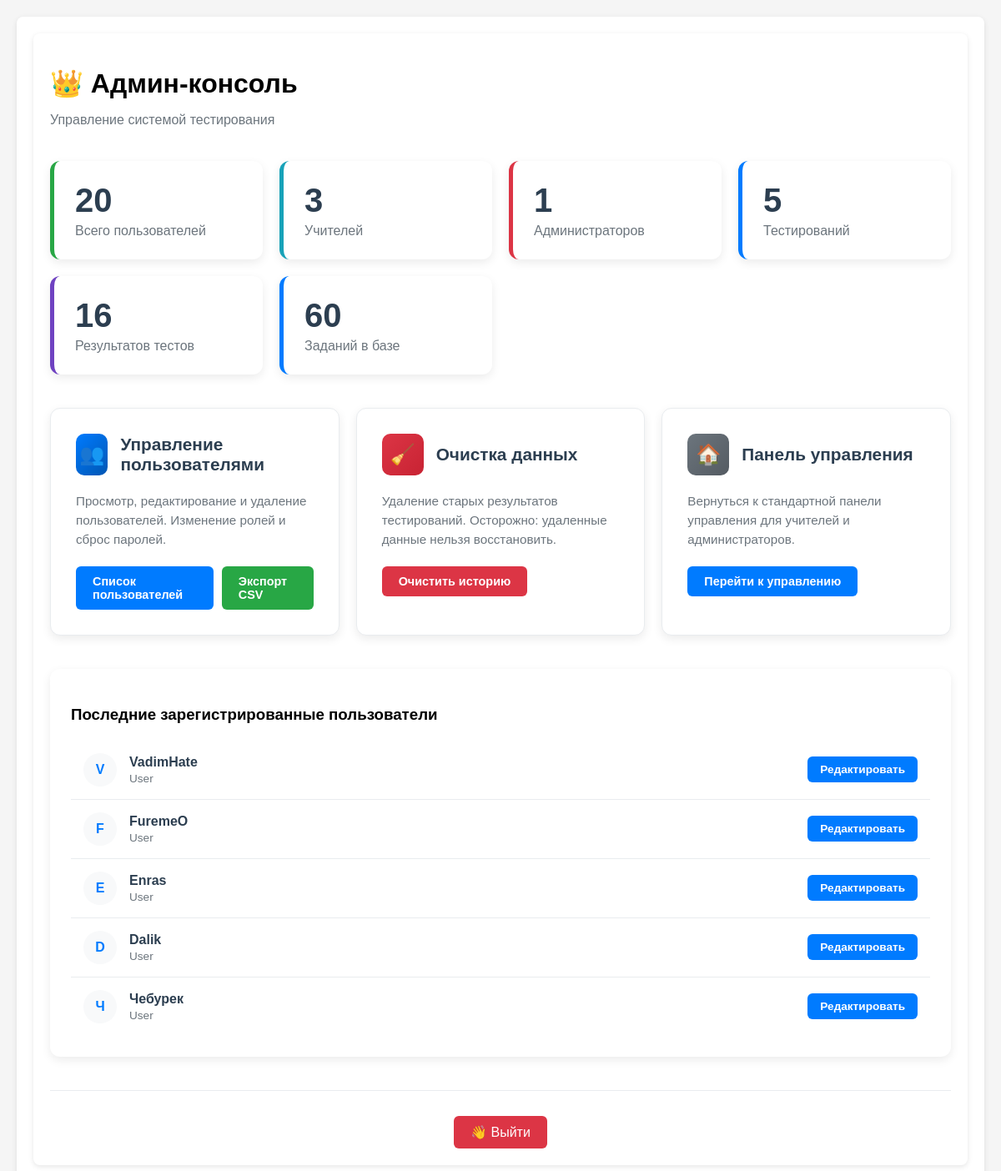
Page /cons (signed in) on the committed database.
### app.py (models this page shows, shortened)
class User(db.Model, UserMixin):
    __tablename__ = 'Users'
    id =  db.Column(db.Integer, primary_key=True)
    username = db.Column(db.String(64), unique=True, nullable=False)
    password_hash = db.Column(db.String(64), nullable=False)
    privileges = db.Column(db.Integer, default = 0)
    def __repr__(self):
        return f'<User {self.username}>'
    @property
    def is_admin(self):
        return self.privileges
    @property
    def role_name(self):
        roles = {
            0: 'user',
            1: 'teacher',
            2: 'admin'
        }
        return roles.get(self.privileges, 'unknown')

### app.py (the view)
@app.route('/cons')
def cons():
    if not check_admin():
        return redirect(url_for('ErAuth'))
    total_users = User.query.count()
    total_teachers = User.query.filter_by(privileges=1).count()
    total_admins = User.query.filter_by(privileges=2).count()
    total_messages = Message.query.count()
    total_groups = Group.query.count()
    total_lessons = Lesson.query.count()
    total_testings = Testing.query.count()
    total_results = Result.query.count()
    N = 5
    recent_users = User.query.order_by(User.id.desc()).limit(N).all()
    return render_template(con + 'cons.html',
                           total_users=total_users,
                           total_teachers=total_teachers,
                           total_admins=total_admins,
                           total_messages=total_messages,
                           total_groups=total_groups,
                           total_lessons=total_lessons,
                           total_testings=total_testings,
                           total_results=total_results,
                           recent_users=recent_users)

### app.py (called while the page is built)
@login_manager.user_loader
def load_user(user_id):
    return User.query.get(int(user_id))

def check_admin():
    curent_user = User.query.filter(
        User.username.ilike(
            session.get('curent_user')
        )
    ).first()
    print("DEBUD: curent user-admin is", curent_user)
    print("DEBUG: curent user-admin privileges -", curent_user.is_admin)
    if not curent_user or curent_user.role_name != 'admin':
        return False
    else:
        return True

### templates/console_dir/cons.html (shortened to what this page needs)
{% extends 'base.html' %}
{% block content %}
<div class="container">
    <div style="margin-bottom: 40px;">
        <h1 style="margin-bottom: 10px;">👑 Админ-консоль</h1>
        <p style="color: #6c757d;">Управление системой тестирования</p>
    </div>
    <div class="admin-stats-grid">
        <div class="stat-card users">
            <div class="stat-value">{{ total_users }}</div>
            <div class="stat-label">Всего пользователей</div>
        </div>
        <div class="stat-card teachers">
            <div class="stat-value">{{ total_teachers }}</div>
            <div class="stat-label">Учителей</div>
        </div>
        <div class="stat-card admins">
            <div class="stat-value">{{ total_admins }}</div>
            <div class="stat-label">Администраторов</div>
        </div>
        <div class="stat-card">
            <div class="stat-value">{{ total_testings }}</div>
            <div class="stat-label">Тестирований</div>
        </div>
        <div class="stat-card data">
            <div class="stat-value">{{ total_results }}</div>
            <div class="stat-label">Результатов тестов</div>
        </div>
        <div class="stat-card">
            <div class="stat-value">{{ total_messages }}</div>
            <div class="stat-label">Заданий в базе</div>
        </div>
    </div>
    <div class="admin-menu">
        <div class="admin-card">
            <div class="admin-card-header">
                <div class="admin-card-icon">👥</div>
                <h3 class="admin-card-title">Управление пользователями</h3>
            </div>
            <p class="admin-card-description">
                Просмотр, редактирование и удаление пользователей. Изменение ролей и сброс паролей.
            </p>
            <div class="admin-card-actions">
                <a href="{{ url_for('console_users') }}" class="admin-btn">Список пользователей</a>
                <a href="{{ url_for('export_users_csv') }}" class="admin-btn success">Экспорт CSV</a>
            </div>
        </div>
        <div class="admin-card">
            <div class="admin-card-header">
                <div class="admin-card-icon" style="background: linear-gradient(135deg, #dc3545, #c82333);">🧹</div>
                <h3 class="admin-card-title">Очистка данных</h3>
            </div>
            <p class="admin-card-description">
                Удаление старых результатов тестирований. Осторожно: удаленные данные нельзя восстановить.
            </p>
            <div class="admin-card-actions">
                <a href="{{ url_for('console_cleanup') }}" class="admin-btn danger">Очистить историю</a>
            </div>
        </div>
        <div class="admin-card">
            <div class="admin-card-header">
                <div class="admin-card-icon" style="background: linear-gradient(135deg, #6c757d, #545b62);">🏠</div>
                <h3 class="admin-card-title">Панель управления</h3>
            </div>
            <p class="admin-card-description">
                Вернуться к стандартной панели управления для учителей и администраторов.
            </p>
            <div class="admin-card-actions">
                <a href="{{ url_for('dashboard') }}" class="admin-btn">Перейти к управлению</a>
            </div>
        </div>
    </div>
    <div class="recent-users">
        <h3>Последние зарегистрированные пользователи</h3>
        <div class="user-list">
            {% for user in recent_users %}
            <div class="user-item">
                <div class="user-avatar">
                    {{ user.username[:1].upper() }}
                </div>
                <div class="user-info">
                    <div class="user-name">{{ user.username }}</div>
                    <div class="user-role">{{ user.role_name|title }}</div>
                </div>
                <a href="{{ url_for('console_user_edit', user_id=user.id) }}" class="admin-btn" style="padding: 8px 15px; font-size: 0.85rem;">
                    Редактировать
                </a>
            </div>
            {% endfor %}
        </div>
    </div>
    <div style="margin-top: 40px; padding-top: 30px; border-top: 1px solid #e9ecef; text-align: center;">
        <div style="display: flex; justify-content: center; gap: 15px; flex-wrap: wrap;">
            <a href="{{ url_for('logout') }}" style="text-decoration: none;">
                <button style="padding: 10px 20px; background: #dc3545; color: white; border: none; border-radius: 6px; cursor: pointer;">
                    👋 Выйти
                </button>
            </a>
        </div>
    </div>
</div>
{% endblock %}
{% set show_footer = False %}

### static/style.css (style rules this page uses)
body { font-family: Arial, sans-serif; margin: 0; padding: 20px; background: #f5f5f5; }
.container { max-width: 1300px; margin: auto; background: white; padding: 20px; border-radius: 8px; box-shadow: 0 2px 6px rgba(0,0,0,.1); }
button, .btn { padding: 10px 20px; background: #007bff; color: white; border: none; border-radius: 4px; cursor: pointer; font-size: 1rem; }

### templates/console_dir/cons.html (style rules this page uses)
.admin-stats-grid { display: grid; grid-template-columns: repeat(auto-fit, minmax(250px, 1fr)); gap: 20px; margin-bottom: 40px; }
.stat-card { background: white; border-radius: 12px; padding: 25px; box-shadow: 0 4px 12px rgba(0,0,0,0.08); border-left: 5px solid #007bff; transition: transform 0.3s ease; }
.stat-card.users { border-left-color: #28a745; }
.stat-card.teachers { border-left-color: #17a2b8; }
.stat-card.admins { border-left-color: #dc3545; }
.stat-card.data { border-left-color: #6f42c1; }
.stat-value { font-size: 2.5rem; font-weight: 700; color: #2c3e50; }
.stat-label { color: #6c757d; font-size: 1rem; margin-top: 5px; }
.admin-menu { display: grid; grid-template-columns: repeat(auto-fit, minmax(300px, 1fr)); gap: 20px; margin: 40px 0; }
.admin-card { background: white; border-radius: 12px; padding: 30px; box-shadow: 0 4px 12px rgba(0,0,0,0.08); border: 1px solid #e9ecef; transition: all 0.3s ease; }
.admin-card-header { display: flex; align-items: center; margin-bottom: 20px; }
.admin-card-icon { width: 50px; height: 50px; border-radius: 10px; background: linear-gradient(135deg, #007bff, #0056b3); color: white; display: flex; align-items: center; justify-content: center; font-size: 1.5rem; margin-right: 15px; }
.admin-card-title { font-size: 1.3rem; font-weight: 600; color: #2c3e50; margin: 0; }
.admin-card-description { color: #6c757d; font-size: 0.95rem; line-height: 1.5; }
.admin-card-actions { margin-top: 20px; display: flex; gap: 10px; }
.admin-btn { padding: 10px 20px; background: #007bff; color: white; border: none; border-radius: 6px; text-decoration: none; font-weight: 600; font-size: 0.9rem; transition: all 0.3s ease; }
.admin-btn.danger { background: #dc3545; }
.admin-btn.success { background: #28a745; }
.recent-users { background: white; border-radius: 12px; padding: 25px; margin-top: 30px; box-shadow: 0 4px 12px rgba(0,0,0,0.08); }
.user-list { margin-top: 20px; }
.user-item { display: flex; align-items: center; padding: 15px; border-bottom: 1px solid #e9ecef; }
.user-item:last-child { border-bottom: none; }
.user-avatar { width: 40px; height: 40px; border-radius: 50%; background: #f8f9fa; display: flex; align-items: center; justify-content: center; margin-right: 15px; font-weight: 700; color: #007bff; }
.user-info { flex: 1; }
.user-name { font-weight: 600; color: #2c3e50; }
.user-role { font-size: 0.85rem; color: #6c757d; margin-top: 3px; }

### rows in the picture
User: username "V", username "VadimHate", role_name "User"
User: username "F", username "FuremeO", role_name "User"
User: username "E", username "Enras", role_name "User"
User: username "D", username "Dalik", role_name "User"
User: username "Ч", username "Чебурек", role_name "User"

### other values in the picture
{{ total_users }} "20"
{{ total_teachers }} "3"
{{ total_admins }} "1"
{{ total_testings }} "5"
{{ total_results }} "16"
{{ total_messages }} "60"
